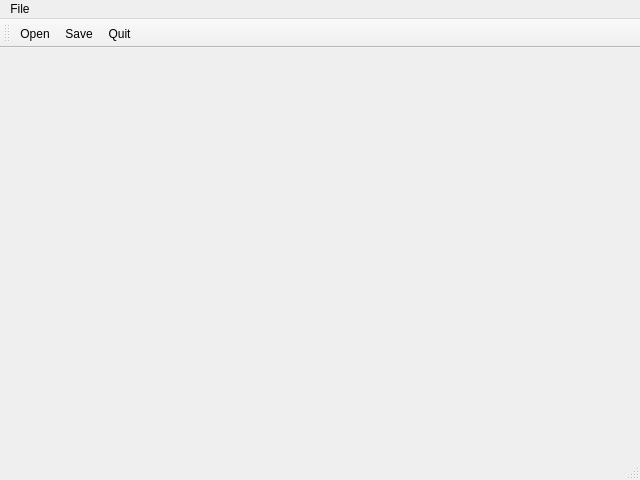
<?xml version="1.0" encoding="UTF-8"?>
<ui version="4.0">
 <class>MainWindow</class>
 <widget class="QMainWindow" name="MainWindow">
  <property name="geometry">
   <rect>
    <x>0</x>
    <y>0</y>
    <width>640</width>
    <height>480</height>
   </rect>
  </property>
  <property name="windowTitle">
   <string>MainWindow</string>
  </property>
  <widget class="QWidget" name="centralwidget"/>
  <widget class="QMenuBar" name="menubar">
   <property name="geometry">
    <rect>
     <x>0</x>
     <y>0</y>
     <width>640</width>
     <height>18</height>
    </rect>
   </property>
   <widget class="QMenu" name="menuFile">
    <property name="title">
     <string>File</string>
    </property>
    <addaction name="actionOpen"/>
    <addaction name="actionSave"/>
    <addaction name="actionQuit"/>
   </widget>
   <addaction name="menuFile"/>
  </widget>
  <widget class="QStatusBar" name="statusbar"/>
  <widget class="QToolBar" name="toolBar">
   <property name="windowTitle">
    <string>toolBar</string>
   </property>
   <attribute name="toolBarArea">
    <enum>TopToolBarArea</enum>
   </attribute>
   <attribute name="toolBarBreak">
    <bool>false</bool>
   </attribute>
   <addaction name="actionOpen"/>
   <addaction name="actionSave"/>
   <addaction name="actionQuit"/>
  </widget>
  <action name="actionOpen">
   <property name="icon">
    <iconset>
     <normaloff>../../../../Program Files (x86)/Qt Designer/resources/file-open.png</normaloff>../../../../Program Files (x86)/Qt Designer/resources/file-open.png</iconset>
   </property>
   <property name="text">
    <string>Open</string>
   </property>
  </action>
  <action name="actionSave">
   <property name="icon">
    <iconset>
     <normaloff>../../../../Program Files (x86)/Qt Designer/resources/file-save.png</normaloff>../../../../Program Files (x86)/Qt Designer/resources/file-save.png</iconset>
   </property>
   <property name="text">
    <string>Save</string>
   </property>
  </action>
  <action name="actionQuit">
   <property name="icon">
    <iconset>
     <normaloff>../../../../Program Files (x86)/Qt Designer/resources/file-exit.png</normaloff>../../../../Program Files (x86)/Qt Designer/resources/file-exit.png</iconset>
   </property>
   <property name="text">
    <string>Quit</string>
   </property>
  </action>
 </widget>
 <resources/>
 <connections/>
</ui>
